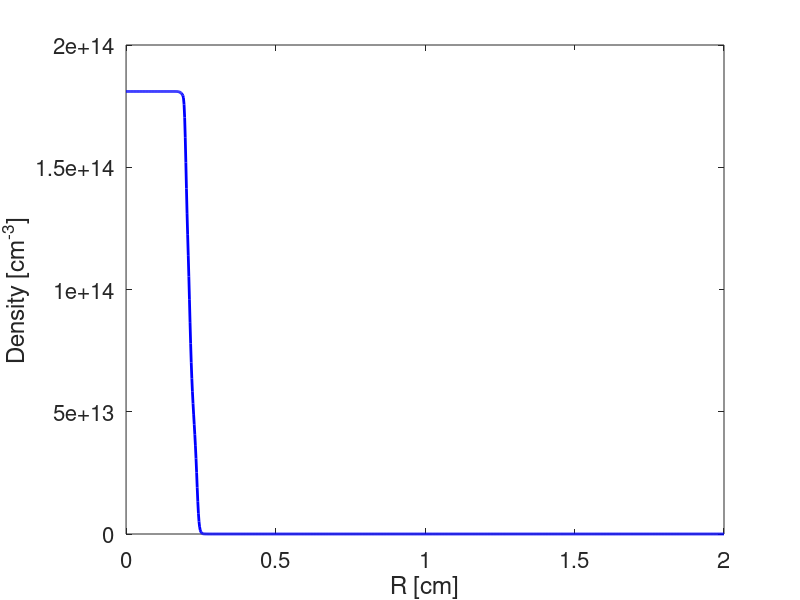
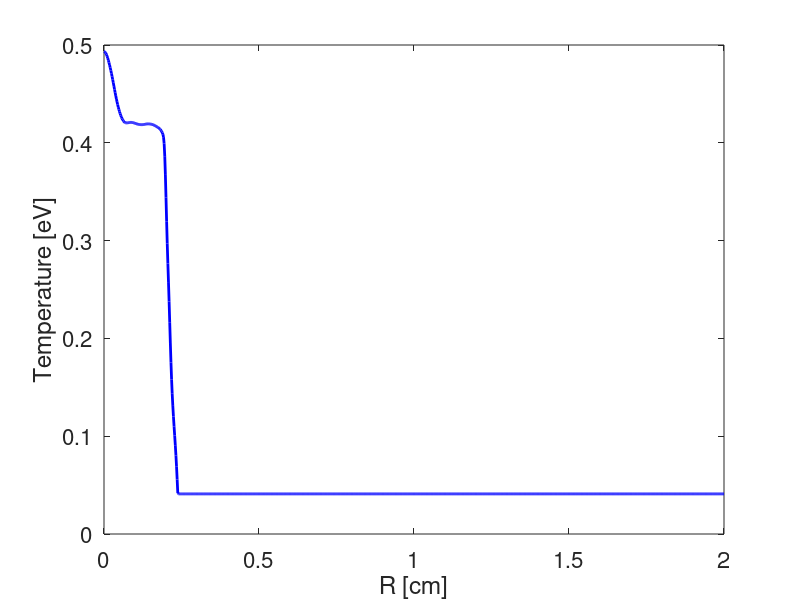

These figures' MATLAB source, in order: (Note: this script raises an error after producing the figures.)
%% plasma_sim struct will contain all of the quantities needed for the calculation

plasma_sim = struct();

plasma_sim.name = 'example';

plasma_sim.r_pipe = 2; % cm
plasma_sim.n_r = 1001; % number of radial points
plasma_sim.r_ax = linspace(0,plasma_sim.r_pipe,plasma_sim.n_r)'; % cm

plasma_sim.t_max = 1E-4; % seconds
plasma_sim.n_t = 1001; % number of time points
plasma_sim.t_ax = linspace(0,plasma_sim.t_max,plasma_sim.n_t); % seconds

plasma_sim.n_0 = 1.81E14; % cm^-3
plasma_sim.n_min = 10; % cm^-3

plasma_sim.T_e0 = 0.41; % eV
plasma_sim.T_i0 = 0.041; % eV

plasma_sim.ion_mass_ratio = 84.85; % in units of proton mass
plasma_sim.ionization_energy = 4.18; % eV

%% Set up radial plasma density profile initial condition

% Use results of Gabor's sim as input for density profile
load('plasma_ICs_All.mat');
energy_string = '_135mJ';
order_string  = '_0';
plasma_profile = laser_input.(['plasma_profile' energy_string order_string]);
prof = interp1(laser_input.rr/10,plasma_profile,plasma_sim.r_ax,'linear','extrap');
plasma_sim.n_init = (plasma_sim.n_0-plasma_sim.n_min)*prof+plasma_sim.n_min;

% Or create a smooth function that approximate's profile from Gabor's sim

%r0 = 0.1555; % cm for 135 mJ, r_fwhm = 0.216 mm
%ord = 10; % cm for 135 mJ

%r0 = 0.1468; % cm for 95 mJ
%ord = 10; % cm for 95 mJ

%r0 = 0.1210; % cm for 40 mJ
%ord = 7; % cm for 40 mJ

%plasma_sim.n_init = (plasma_sim.n_0-plasma_sim.n_min)*exp(-((plasma_sim.r_ax).^2/(2*r0^2)).^ord) + plasma_sim.n_min;

%% Set up radial temperature profile initial condition

% Use results of Gabor's sim as input for temperature profile
energy_profile = laser_input.(['energy_profile' energy_string order_string]);
eng = interp1(laser_input.rr/10,energy_profile,plasma_sim.r_ax,'linear','extrap');
plasma_sim.T_ele_init = (2/3)*eng;
plasma_sim.T_ele_init(plasma_sim.T_ele_init < plasma_sim.T_i0) = plasma_sim.T_i0; 

% Or create a smooth function that approximate's profile from Gabor's sim
%plasma_sim.T_ele_init = (plasma_sim.T_e0-plasma_sim.T_i0)*exp(-((plasma_sim.r_ax).^2/(2*r0^2)).^ord)+plasma_sim.T_i0;

% Ion and neutral temperatures start spatially uniform at vapor temp
plasma_sim.T_ion_init = plasma_sim.T_i0*ones(size(plasma_sim.r_ax));
plasma_sim.T_neut_init = plasma_sim.T_i0*ones(size(plasma_sim.r_ax));

%% Plot initial conditions

figure();
plot(plasma_sim.r_ax,plasma_sim.n_init,'b','linewidth',2);
xlabel('R [cm]');
ylabel('Density [cm^{-3}]');
set(gca,'fontsize',16);

figure();
plot(plasma_sim.r_ax,plasma_sim.T_ele_init,'b','linewidth',2);
xlabel('R [cm]');
ylabel('Temperature [eV]');
set(gca,'fontsize',16);

%% Initialize simulation

plasma_sim = init_sim_iTherm(plasma_sim);

figure();
semilogy(plasma_sim.r_ax,plasma_sim.D_ambi(:,1),'b','linewidth',2);
xlabel('R [mm]');
ylabel('Diffusion constant (logscale) D_a [cm^2/s]');
set(gca,'fontsize',16);

figure();
semilogy(plasma_sim.r_ax,plasma_sim.Nu_ees(:,1),'b','linewidth',2);
xlabel('R [mm]');
ylabel('Electron-Electron collision frequency (logscale) \nu [s^{-1}]');
set(gca,'fontsize',16);

figure();
plot(plasma_sim.r_ax,plasma_sim.k_therm(:,1),'b','linewidth',2);
xlabel('R [mm]');
ylabel('\kappa_e [cm^{-1} s^{-1}]');
set(gca,'fontsize',16);

figure();
plot(plasma_sim.r_ax,plasma_sim.ki_therm(:,1),'b','linewidth',2);
xlabel('R [mm]');
ylabel('\kappa_i [cm^{-1} s^{-1}]');
set(gca,'fontsize',16);

figure();
plot(plasma_sim.r_ax,plasma_sim.alpha3(:,1),'b','linewidth',2);
xlabel('R [mm]');
ylabel('\alpha_3 [cm^3 s^{-1}]');
set(gca,'fontsize',16);

%% Run simulation

% if using a fixed boundary, the wall will be held at a specific temp 
% for both ions and electrons
plasma_sim.fixed_boundaries = true;
plasma_sim.Te_edge = 0.13;
plasma_sim.Ti_edge = plasma_sim.T_i0;


% if using sheath boundary, the B.C. for electrons is 
% Neumann with dT/dr = 0 at the boundary and 
% ions have the temperature of the boundary
plasma_sim.sheath_boundaries = false;
%plasma_sim.Te_edge = plasma_sim.T_i0;
%plasma_sim.Ti_edge = plasma_sim.T_i0;

% if using dynamic boundary, the wall will be heated by electrons and ions
% but the B.C. is still fixed boundary and the boundary temperature changes with time
plasma_sim.heated_boundaries = false;
%plasma_sim.Te_edge = plasma_sim.T_i0;
%plasma_sim.Ti_edge = plasma_sim.T_i0;
%plasma_sim.k_edge = 6.0E-11;


% run sim
plasma_sim = run_sim_bc_choice(plasma_sim);

%% Add experimental data to struct for comparison

awk_dat = load('data.txt');

plasma_sim.data.time = awk_dat(1,:)/1e9; % s
plasma_sim.data.high_eng = awk_dat(2,:); % cm^-3
plasma_sim.data.high_err = awk_dat(3,:); % cm^-3
plasma_sim.data.med_eng = awk_dat(4,:); % cm^-3
plasma_sim.data.med_err = awk_dat(5,:); % cm^-3
plasma_sim.data.low_eng = awk_dat(6,:); % cm^-3
plasma_sim.data.low_err = awk_dat(7,:); % cm^-3

% save simulation and data to single .mat file
% save([plasma_sim.name '.mat'],'plasma_sim');

%% Make some plots

figure();
mesh(1e6*plasma_sim.t_ax,plasma_sim.r_ax,plasma_sim.density/1e14); shading flat;
ylabel('R [mm]');
xlabel('t [\mus]');
zlabel('n [10^{14} cm^{-3}]');
set(gca,'fontsize',14);

figure();
plot(plasma_sim.r_ax,plasma_sim.density(:,1)/1e14,'b',...
     plasma_sim.r_ax,plasma_sim.density(:,11)/1e14,'r',...
     plasma_sim.r_ax,plasma_sim.density(:,101)/1e14,'g',...
     plasma_sim.r_ax,plasma_sim.density(:,1001)/1e14,'k','linewidth',2);
xlabel('R [mm]');
ylabel('n [10^{14} cm^{-3}]');
legend({'t = 0 \mus','t = 1 \mus','t = 10 \mus','t = 100 \mus'});
set(gca,'fontsize',14);

% add a 1 ps offset to first time so that it is visible on log plot
model_t_plot = plasma_sim.t_ax; % s
model_t_plot(1) = 1e-12; % s
data_t_plot = plasma_sim.data.time;
data_t_plot(1) = 1e-12; % s

figure();
plot(1e6*model_t_plot,plasma_sim.density(1,:),'r','linewidth',2);
hold on;
errorbar(1e6*data_t_plot,plasma_sim.data.high_eng,plasma_sim.data.high_err,'bo','linewidth',2);
%errorbar(1e6*data_t_plot,plasma_sim.data.med_eng,plasma_sim.data.med_err,'bo','linewidth',2);
%errorbar(1e6*data_t_plot,plasma_sim.data.low_eng,plasma_sim.data.low_err,'bo','linewidth',2);

set(gca,'xscale','log');
set(gca,'yscale','log');
xlabel('t [\mus]');
ylabel('n [10^{14} cm^{-3}]');
legend({'Model','Data'},'location','southwest');
set(gca,'fontsize',14);

figure();
plot(1e6*model_t_plot,plasma_sim.density(1,:),'r','linewidth',2);
hold on;
errorbar(1e6*data_t_plot,plasma_sim.data.high_eng,plasma_sim.data.high_err,'bo','linewidth',2);
%errorbar(1e6*data_t_plot,plasma_sim.data.med_eng,plasma_sim.data.med_err,'bo','linewidth',2);
%errorbar(1e6*data_t_plot,plasma_sim.data.low_eng,plasma_sim.data.low_err,'bo','linewidth',2);

set(gca,'xscale','log');
xlabel('t [\mus]');
ylabel('n [10^{14} cm^{-3}]');
legend({'Model','Data'},'location','southwest');
set(gca,'fontsize',14);

%%

figure();
pcolor(1e6*plasma_sim.t_ax,plasma_sim.r_ax,plasma_sim.density/1e14); shading flat;
ylabel('R [mm]');
xlabel('t [\mus]');
zlabel('n [10^{14} cm^{-3}]');
set(gca,'fontsize',14);
colorbar;

figure();
pcolor(1e6*plasma_sim.t_ax,plasma_sim.r_ax,plasma_sim.T_eles); shading flat;
ylabel('R [mm]');
xlabel('t [\mus]');
zlabel('n [10^{14} cm^{-3}]');
caxis([0 0.42]);
set(gca,'fontsize',14);
colorbar;

figure();
pcolor(1e6*plasma_sim.t_ax,plasma_sim.r_ax,plasma_sim.T_ions); shading flat;
ylabel('R [mm]');
xlabel('t [\mus]');
zlabel('n [10^{14} cm^{-3}]');
caxis([0 0.42]);
set(gca,'fontsize',14);
colorbar;

figure();
pcolor(1e6*plasma_sim.t_ax,plasma_sim.r_ax,plasma_sim.T_neut); shading flat;
ylabel('R [mm]');
xlabel('t [\mus]');
zlabel('n [10^{14} cm^{-3}]');
caxis([0 0.42]);
set(gca,'fontsize',14);
colorbar;

figure();
pcolor(1e6*plasma_sim.t_ax,plasma_sim.r_ax,log10(plasma_sim.density)); shading flat;
ylabel('R [mm]');
xlabel('t [\mus]');
zlabel('n [10^{14} cm^{-3}]');
set(gca,'fontsize',14);
colorbar;

figure();
plot(1e6*plasma_sim.t_ax,plasma_sim.T_eles(end,:),'r','linewidth',2);
xlabel('t [\mus]');
ylabel('Edge Temp. [eV]');
set(gca,'fontsize',14);